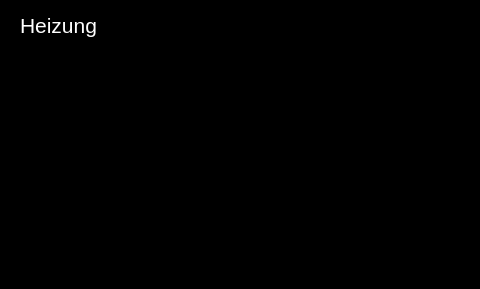
<?xml version="1.0" encoding="UTF-8"?>
<ui version="4.0">
 <class>HeatingWindow</class>
 <widget class="QMainWindow" name="HeatingWindow">
  <property name="geometry">
   <rect>
    <x>0</x>
    <y>0</y>
    <width>480</width>
    <height>289</height>
   </rect>
  </property>
  <property name="windowTitle">
   <string>MainWindow</string>
  </property>
  <property name="styleSheet">
   <string notr="true">background-color: rgb(0, 0, 0);</string>
  </property>
  <property name="iconSize">
   <size>
    <width>48</width>
    <height>48</height>
   </size>
  </property>
  <widget class="QWidget" name="centralWidget">
   <widget class="QLabel" name="labelTitle">
    <property name="geometry">
     <rect>
      <x>20</x>
      <y>10</y>
      <width>321</width>
      <height>31</height>
     </rect>
    </property>
    <property name="font">
     <font>
      <pointsize>16</pointsize>
     </font>
    </property>
    <property name="styleSheet">
     <string notr="true">color: rgb(255, 255, 255);</string>
    </property>
    <property name="text">
     <string>&lt;html&gt;&lt;head/&gt;&lt;body&gt;&lt;p&gt;Heizung&lt;/p&gt;&lt;/body&gt;&lt;/html&gt;</string>
    </property>
   </widget>
   <widget class="QPushButton" name="pushButtonHome">
    <property name="geometry">
     <rect>
      <x>420</x>
      <y>0</y>
      <width>61</width>
      <height>51</height>
     </rect>
    </property>
    <property name="palette">
     <palette>
      <active>
       <colorrole role="WindowText">
        <brush brushstyle="SolidPattern">
         <color alpha="255">
          <red>255</red>
          <green>255</green>
          <blue>255</blue>
         </color>
        </brush>
       </colorrole>
       <colorrole role="Button">
        <brush brushstyle="SolidPattern">
         <color alpha="255">
          <red>0</red>
          <green>0</green>
          <blue>0</blue>
         </color>
        </brush>
       </colorrole>
       <colorrole role="Text">
        <brush brushstyle="SolidPattern">
         <color alpha="255">
          <red>255</red>
          <green>255</green>
          <blue>255</blue>
         </color>
        </brush>
       </colorrole>
       <colorrole role="ButtonText">
        <brush brushstyle="SolidPattern">
         <color alpha="255">
          <red>255</red>
          <green>255</green>
          <blue>255</blue>
         </color>
        </brush>
       </colorrole>
       <colorrole role="Base">
        <brush brushstyle="SolidPattern">
         <color alpha="255">
          <red>0</red>
          <green>0</green>
          <blue>0</blue>
         </color>
        </brush>
       </colorrole>
       <colorrole role="Window">
        <brush brushstyle="SolidPattern">
         <color alpha="255">
          <red>0</red>
          <green>0</green>
          <blue>0</blue>
         </color>
        </brush>
       </colorrole>
       <colorrole role="PlaceholderText">
        <brush brushstyle="NoBrush">
         <color alpha="128">
          <red>255</red>
          <green>255</green>
          <blue>255</blue>
         </color>
        </brush>
       </colorrole>
      </active>
      <inactive>
       <colorrole role="WindowText">
        <brush brushstyle="SolidPattern">
         <color alpha="255">
          <red>255</red>
          <green>255</green>
          <blue>255</blue>
         </color>
        </brush>
       </colorrole>
       <colorrole role="Button">
        <brush brushstyle="SolidPattern">
         <color alpha="255">
          <red>0</red>
          <green>0</green>
          <blue>0</blue>
         </color>
        </brush>
       </colorrole>
       <colorrole role="Text">
        <brush brushstyle="SolidPattern">
         <color alpha="255">
          <red>255</red>
          <green>255</green>
          <blue>255</blue>
         </color>
        </brush>
       </colorrole>
       <colorrole role="ButtonText">
        <brush brushstyle="SolidPattern">
         <color alpha="255">
          <red>255</red>
          <green>255</green>
          <blue>255</blue>
         </color>
        </brush>
       </colorrole>
       <colorrole role="Base">
        <brush brushstyle="SolidPattern">
         <color alpha="255">
          <red>0</red>
          <green>0</green>
          <blue>0</blue>
         </color>
        </brush>
       </colorrole>
       <colorrole role="Window">
        <brush brushstyle="SolidPattern">
         <color alpha="255">
          <red>0</red>
          <green>0</green>
          <blue>0</blue>
         </color>
        </brush>
       </colorrole>
       <colorrole role="PlaceholderText">
        <brush brushstyle="NoBrush">
         <color alpha="128">
          <red>255</red>
          <green>255</green>
          <blue>255</blue>
         </color>
        </brush>
       </colorrole>
      </inactive>
      <disabled>
       <colorrole role="WindowText">
        <brush brushstyle="SolidPattern">
         <color alpha="255">
          <red>255</red>
          <green>255</green>
          <blue>255</blue>
         </color>
        </brush>
       </colorrole>
       <colorrole role="Button">
        <brush brushstyle="SolidPattern">
         <color alpha="255">
          <red>0</red>
          <green>0</green>
          <blue>0</blue>
         </color>
        </brush>
       </colorrole>
       <colorrole role="Text">
        <brush brushstyle="SolidPattern">
         <color alpha="255">
          <red>255</red>
          <green>255</green>
          <blue>255</blue>
         </color>
        </brush>
       </colorrole>
       <colorrole role="ButtonText">
        <brush brushstyle="SolidPattern">
         <color alpha="255">
          <red>255</red>
          <green>255</green>
          <blue>255</blue>
         </color>
        </brush>
       </colorrole>
       <colorrole role="Base">
        <brush brushstyle="SolidPattern">
         <color alpha="255">
          <red>0</red>
          <green>0</green>
          <blue>0</blue>
         </color>
        </brush>
       </colorrole>
       <colorrole role="Window">
        <brush brushstyle="SolidPattern">
         <color alpha="255">
          <red>0</red>
          <green>0</green>
          <blue>0</blue>
         </color>
        </brush>
       </colorrole>
       <colorrole role="PlaceholderText">
        <brush brushstyle="NoBrush">
         <color alpha="128">
          <red>255</red>
          <green>255</green>
          <blue>255</blue>
         </color>
        </brush>
       </colorrole>
      </disabled>
     </palette>
    </property>
    <property name="font">
     <font>
      <pointsize>20</pointsize>
     </font>
    </property>
    <property name="cursor">
     <cursorShape>OpenHandCursor</cursorShape>
    </property>
    <property name="styleSheet">
     <string notr="true">QPushButton
{
color: rgb(255, 255, 255);
background-color: rgb(0, 0,0);
border-color: rgb(40, 40, 40); 
border-radius: 4px;
}
QPushButton:pressed
{
background-color: rgb(60,60,60)
}
</string>
    </property>
    <property name="text">
     <string/>
    </property>
    <property name="icon">
     <iconset resource="../resources.qrc">
      <normaloff>:/images/gui/home.png</normaloff>:/images/gui/home.png</iconset>
    </property>
    <property name="iconSize">
     <size>
      <width>32</width>
      <height>32</height>
     </size>
    </property>
   </widget>
   <widget class="QWidget" name="gridLayoutWidget">
    <property name="geometry">
     <rect>
      <x>10</x>
      <y>60</y>
      <width>461</width>
      <height>221</height>
     </rect>
    </property>
    <layout class="QGridLayout" name="gridLayoutUnten"/>
   </widget>
  </widget>
 </widget>
 <layoutdefault spacing="6" margin="11"/>
 <resources>
  <include location="../resources.qrc"/>
 </resources>
 <connections/>
 <slots>
  <slot>doorOpenClose()</slot>
 </slots>
</ui>
